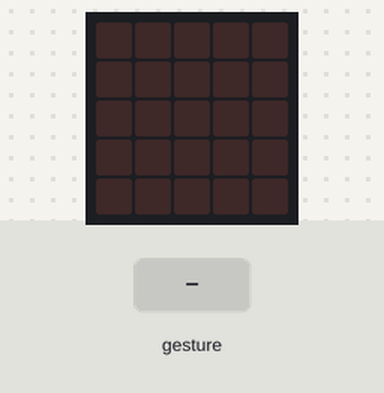
The program below on a simulated BBC micro:bit (MakeCode). Shown: the board's 5×5 LED display. Inputs (shaded band) come from the test bench. Random numbers come from a fixed seed; a tilt is held for 1.5 s and a shake lasts 1 s, then the board lies face up again.

Above: at 1.2 s.
1.3 s: gesture 'shake'
At 2.7 s:
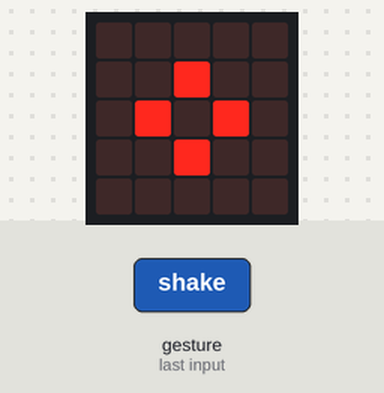
3.0 s: gesture 'shake'
At 4.1 s:
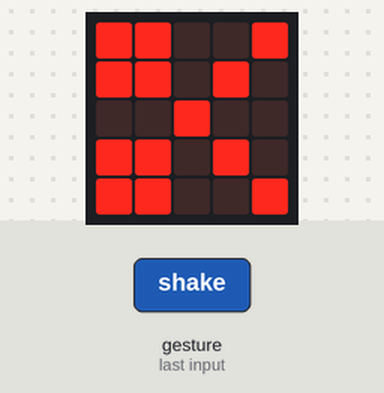
Timing chart, 0 to 6.0 s (numbered marks = the images above; inputs shaded):
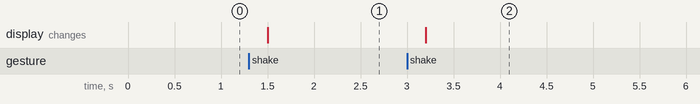

The program:

main.ts
```typescript
let Hand = 0
input.onGesture(Gesture.Shake, function () {
    Hand = randint(1, 3)
    if (Hand == 1) {
        basic.showIcon(IconNames.SmallDiamond)
    } else if (Hand == 2) {
        basic.showIcon(IconNames.Heart)
    } else {
        basic.showIcon(IconNames.Scissors)
    }
})
```

test.ts
```typescript
// testene settes inn her; disse vil ikke kompilert så lenge denne pakken blir brukt som en utvidelse.
```

Measured:
- after the input at 1.3 s, the display: changes after 0.20 s (image 1)
- after the input at 3.0 s, the display: changes after 0.20 s (image 2)
